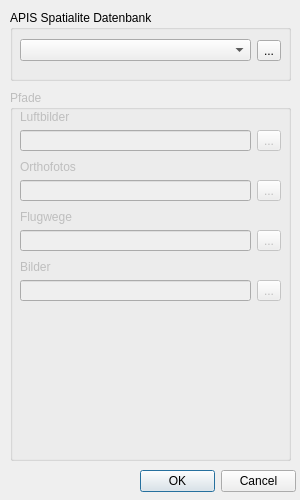
<?xml version="1.0" encoding="UTF-8"?>
<ui version="4.0">
 <class>apisSettingsDialog</class>
 <widget class="QDialog" name="apisSettingsDialog">
  <property name="windowModality">
   <enum>Qt::ApplicationModal</enum>
  </property>
  <property name="geometry">
   <rect>
    <x>0</x>
    <y>0</y>
    <width>300</width>
    <height>500</height>
   </rect>
  </property>
  <property name="sizePolicy">
   <sizepolicy hsizetype="Preferred" vsizetype="Preferred">
    <horstretch>0</horstretch>
    <verstretch>0</verstretch>
   </sizepolicy>
  </property>
  <property name="minimumSize">
   <size>
    <width>300</width>
    <height>500</height>
   </size>
  </property>
  <property name="maximumSize">
   <size>
    <width>300</width>
    <height>500</height>
   </size>
  </property>
  <property name="windowTitle">
   <string>APIS Einstellungen</string>
  </property>
  <property name="locale">
   <locale language="German" country="Austria"/>
  </property>
  <property name="sizeGripEnabled">
   <bool>false</bool>
  </property>
  <property name="modal">
   <bool>true</bool>
  </property>
  <widget class="QGroupBox" name="groupBox">
   <property name="geometry">
    <rect>
     <x>10</x>
     <y>10</y>
     <width>281</width>
     <height>71</height>
    </rect>
   </property>
   <property name="styleSheet">
    <string notr="true"/>
   </property>
   <property name="title">
    <string>APIS Spatialite Datenbank</string>
   </property>
   <widget class="QWidget" name="horizontalLayoutWidget">
    <property name="geometry">
     <rect>
      <x>10</x>
      <y>20</y>
      <width>261</width>
      <height>41</height>
     </rect>
    </property>
    <layout class="QHBoxLayout" name="horizontalLayout">
     <item>
      <widget class="QComboBox" name="comboBox_2"/>
     </item>
     <item>
      <widget class="QToolButton" name="toolButton">
       <property name="text">
        <string>...</string>
       </property>
      </widget>
     </item>
    </layout>
   </widget>
  </widget>
  <widget class="QGroupBox" name="groupBox_2">
   <property name="enabled">
    <bool>false</bool>
   </property>
   <property name="geometry">
    <rect>
     <x>10</x>
     <y>90</y>
     <width>281</width>
     <height>371</height>
    </rect>
   </property>
   <property name="title">
    <string>Pfade</string>
   </property>
   <widget class="QWidget" name="gridLayoutWidget">
    <property name="geometry">
     <rect>
      <x>10</x>
      <y>20</y>
      <width>261</width>
      <height>41</height>
     </rect>
    </property>
    <layout class="QGridLayout" name="gridLayout_2">
     <item row="1" column="1">
      <widget class="QToolButton" name="toolButton_2">
       <property name="text">
        <string>...</string>
       </property>
      </widget>
     </item>
     <item row="0" column="0">
      <widget class="QLabel" name="label">
       <property name="text">
        <string>Luftbilder</string>
       </property>
      </widget>
     </item>
     <item row="1" column="0">
      <widget class="QLineEdit" name="lineEdit"/>
     </item>
    </layout>
   </widget>
   <widget class="QWidget" name="gridLayoutWidget_2">
    <property name="geometry">
     <rect>
      <x>10</x>
      <y>70</y>
      <width>261</width>
      <height>41</height>
     </rect>
    </property>
    <layout class="QGridLayout" name="gridLayout_3">
     <item row="1" column="1">
      <widget class="QToolButton" name="toolButton_3">
       <property name="text">
        <string>...</string>
       </property>
      </widget>
     </item>
     <item row="0" column="0">
      <widget class="QLabel" name="label_2">
       <property name="text">
        <string>Orthofotos</string>
       </property>
      </widget>
     </item>
     <item row="1" column="0">
      <widget class="QLineEdit" name="lineEdit_2"/>
     </item>
    </layout>
   </widget>
   <widget class="QWidget" name="gridLayoutWidget_3">
    <property name="geometry">
     <rect>
      <x>10</x>
      <y>120</y>
      <width>261</width>
      <height>41</height>
     </rect>
    </property>
    <layout class="QGridLayout" name="gridLayout_4">
     <item row="1" column="1">
      <widget class="QToolButton" name="toolButton_4">
       <property name="text">
        <string>...</string>
       </property>
      </widget>
     </item>
     <item row="0" column="0">
      <widget class="QLabel" name="label_3">
       <property name="text">
        <string>Flugwege</string>
       </property>
      </widget>
     </item>
     <item row="1" column="0">
      <widget class="QLineEdit" name="lineEdit_3"/>
     </item>
    </layout>
   </widget>
   <widget class="QWidget" name="gridLayoutWidget_4">
    <property name="geometry">
     <rect>
      <x>10</x>
      <y>170</y>
      <width>261</width>
      <height>41</height>
     </rect>
    </property>
    <layout class="QGridLayout" name="gridLayout_6">
     <item row="1" column="1">
      <widget class="QToolButton" name="toolButton_6">
       <property name="text">
        <string>...</string>
       </property>
      </widget>
     </item>
     <item row="0" column="0">
      <widget class="QLabel" name="label_5">
       <property name="text">
        <string>Bilder</string>
       </property>
      </widget>
     </item>
     <item row="1" column="0">
      <widget class="QLineEdit" name="lineEdit_5"/>
     </item>
    </layout>
   </widget>
  </widget>
  <widget class="QDialogButtonBox" name="buttonBox">
   <property name="geometry">
    <rect>
     <x>140</x>
     <y>470</y>
     <width>156</width>
     <height>23</height>
    </rect>
   </property>
   <property name="standardButtons">
    <set>QDialogButtonBox::Cancel|QDialogButtonBox::Ok</set>
   </property>
  </widget>
 </widget>
 <resources>
  <include location="resource.qrc"/>
 </resources>
 <connections>
  <connection>
   <sender>buttonBox</sender>
   <signal>accepted()</signal>
   <receiver>apisSettingsDialog</receiver>
   <slot>accept()</slot>
   <hints>
    <hint type="sourcelabel">
     <x>217</x>
     <y>481</y>
    </hint>
    <hint type="destinationlabel">
     <x>149</x>
     <y>249</y>
    </hint>
   </hints>
  </connection>
  <connection>
   <sender>buttonBox</sender>
   <signal>rejected()</signal>
   <receiver>apisSettingsDialog</receiver>
   <slot>reject()</slot>
   <hints>
    <hint type="sourcelabel">
     <x>217</x>
     <y>481</y>
    </hint>
    <hint type="destinationlabel">
     <x>149</x>
     <y>249</y>
    </hint>
   </hints>
  </connection>
 </connections>
</ui>
